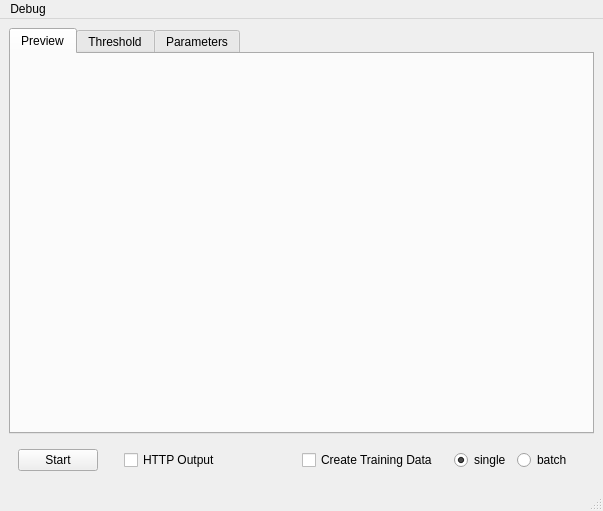
<?xml version="1.0" encoding="UTF-8"?>
<ui version="4.0">
 <class>FlySorterWindow</class>
 <widget class="QMainWindow" name="FlySorterWindow">
  <property name="geometry">
   <rect>
    <x>0</x>
    <y>0</y>
    <width>603</width>
    <height>511</height>
   </rect>
  </property>
  <property name="windowTitle">
   <string>Fly Sorter -  Machine Vision</string>
  </property>
  <widget class="QWidget" name="centralwidget">
   <layout class="QVBoxLayout" name="verticalLayout_2">
    <item>
     <widget class="QTabWidget" name="tabWidget">
      <property name="enabled">
       <bool>true</bool>
      </property>
      <property name="sizePolicy">
       <sizepolicy hsizetype="Expanding" vsizetype="Expanding">
        <horstretch>0</horstretch>
        <verstretch>0</verstretch>
       </sizepolicy>
      </property>
      <property name="currentIndex">
       <number>0</number>
      </property>
      <widget class="QWidget" name="previewTabPtr_">
       <attribute name="title">
        <string>Preview</string>
       </attribute>
       <layout class="QHBoxLayout" name="horizontalLayout_2">
        <item>
         <widget class="QLabel" name="previewLabelPtr_">
          <property name="sizePolicy">
           <sizepolicy hsizetype="Ignored" vsizetype="Ignored">
            <horstretch>0</horstretch>
            <verstretch>0</verstretch>
           </sizepolicy>
          </property>
          <property name="text">
           <string/>
          </property>
          <property name="alignment">
           <set>Qt::AlignCenter</set>
          </property>
         </widget>
        </item>
       </layout>
      </widget>
      <widget class="QWidget" name="thresholdTabPtr_">
       <attribute name="title">
        <string>Threshold</string>
       </attribute>
       <layout class="QHBoxLayout" name="horizontalLayout_3">
        <item>
         <widget class="QLabel" name="thresholdLabelPtr_">
          <property name="sizePolicy">
           <sizepolicy hsizetype="Ignored" vsizetype="Ignored">
            <horstretch>0</horstretch>
            <verstretch>0</verstretch>
           </sizepolicy>
          </property>
          <property name="text">
           <string/>
          </property>
          <property name="alignment">
           <set>Qt::AlignCenter</set>
          </property>
         </widget>
        </item>
       </layout>
      </widget>
      <widget class="QWidget" name="paramsTabPtr_">
       <attribute name="title">
        <string>Parameters</string>
       </attribute>
       <layout class="QVBoxLayout" name="verticalLayout">
        <item>
         <widget class="QTextEdit" name="paramsTextEditPtr_">
          <property name="enabled">
           <bool>true</bool>
          </property>
          <property name="readOnly">
           <bool>true</bool>
          </property>
         </widget>
        </item>
        <item>
         <widget class="QWidget" name="widget_2" native="true">
          <layout class="QHBoxLayout" name="horizontalLayout_4">
           <item>
            <spacer name="horizontalSpacer_3">
             <property name="orientation">
              <enum>Qt::Horizontal</enum>
             </property>
             <property name="sizeHint" stdset="0">
              <size>
               <width>556</width>
               <height>20</height>
              </size>
             </property>
            </spacer>
           </item>
           <item>
            <widget class="QPushButton" name="reloadPushButtonPtr_">
             <property name="text">
              <string>Reload</string>
             </property>
            </widget>
           </item>
          </layout>
         </widget>
        </item>
       </layout>
      </widget>
     </widget>
    </item>
    <item>
     <widget class="QWidget" name="widget" native="true">
      <layout class="QHBoxLayout" name="horizontalLayout">
       <item>
        <widget class="QPushButton" name="startPushButtonPtr_">
         <property name="text">
          <string>Start</string>
         </property>
        </widget>
       </item>
       <item>
        <spacer name="horizontalSpacer_2">
         <property name="orientation">
          <enum>Qt::Horizontal</enum>
         </property>
         <property name="sizeType">
          <enum>QSizePolicy::Fixed</enum>
         </property>
         <property name="sizeHint" stdset="0">
          <size>
           <width>20</width>
           <height>20</height>
          </size>
         </property>
        </spacer>
       </item>
       <item>
        <widget class="QCheckBox" name="httpOutputCheckBoxPtr_">
         <property name="text">
          <string>HTTP Output</string>
         </property>
        </widget>
       </item>
       <item>
        <spacer name="horizontalSpacer">
         <property name="orientation">
          <enum>Qt::Horizontal</enum>
         </property>
         <property name="sizeHint" stdset="0">
          <size>
           <width>281</width>
           <height>20</height>
          </size>
         </property>
        </spacer>
       </item>
       <item>
        <widget class="QCheckBox" name="trainingDataCheckBoxPtr_">
         <property name="text">
          <string>Create Training Data</string>
         </property>
        </widget>
       </item>
       <item>
        <spacer name="horizontalSpacer_5">
         <property name="orientation">
          <enum>Qt::Horizontal</enum>
         </property>
         <property name="sizeType">
          <enum>QSizePolicy::Fixed</enum>
         </property>
         <property name="sizeHint" stdset="0">
          <size>
           <width>10</width>
           <height>20</height>
          </size>
         </property>
        </spacer>
       </item>
       <item>
        <widget class="QRadioButton" name="singleRadioButtonPtr_">
         <property name="text">
          <string>single</string>
         </property>
         <property name="checked">
          <bool>true</bool>
         </property>
        </widget>
       </item>
       <item>
        <widget class="QRadioButton" name="batchRadioButtonPtr_">
         <property name="text">
          <string>batch</string>
         </property>
        </widget>
       </item>
       <item>
        <widget class="QLabel" name="infoLabelPtr_">
         <property name="text">
          <string/>
         </property>
        </widget>
       </item>
      </layout>
     </widget>
    </item>
   </layout>
  </widget>
  <widget class="QMenuBar" name="menubar">
   <property name="geometry">
    <rect>
     <x>0</x>
     <y>0</y>
     <width>603</width>
     <height>20</height>
    </rect>
   </property>
   <widget class="QMenu" name="menuDebugPtr_">
    <property name="title">
     <string>Debug</string>
    </property>
    <addaction name="actionDebugImagesPtr_"/>
    <addaction name="actionDebugDataLogPtr_"/>
    <addaction name="separator"/>
    <addaction name="actionDumpCameraPropsPtr_"/>
   </widget>
   <addaction name="menuDebugPtr_"/>
  </widget>
  <widget class="QStatusBar" name="statusbar"/>
  <action name="actionParametersPtr_">
   <property name="text">
    <string>Parameters...</string>
   </property>
  </action>
  <action name="actionPlaybackMoviePtr_">
   <property name="text">
    <string>Playback Movie...</string>
   </property>
  </action>
  <action name="actionNormalPtr_">
   <property name="checkable">
    <bool>true</bool>
   </property>
   <property name="text">
    <string>Normal</string>
   </property>
  </action>
  <action name="actionPlaybackPtr_">
   <property name="checkable">
    <bool>true</bool>
   </property>
   <property name="text">
    <string>Playback</string>
   </property>
  </action>
  <action name="actionDebugImagesPtr_">
   <property name="checkable">
    <bool>true</bool>
   </property>
   <property name="text">
    <string>Images</string>
   </property>
  </action>
  <action name="actionDebugDataLogPtr_">
   <property name="checkable">
    <bool>true</bool>
   </property>
   <property name="text">
    <string>Data Log</string>
   </property>
  </action>
  <action name="actionDumpCameraPropsPtr_">
   <property name="text">
    <string>Dump camera properties</string>
   </property>
  </action>
 </widget>
 <resources/>
 <connections/>
</ui>
